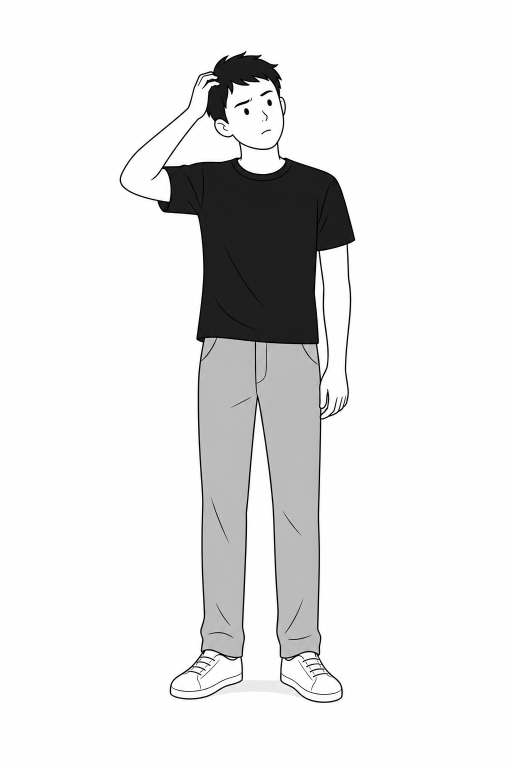
#> input picture skills/logic-animation-video/examples/rope-45/thinker.png, 1024 x 1536 px, found by its file name (shown at 1/2 size)
$ python -i render_rope_demo.py   (imports and definitions only)
#> lines starting #> are read from the running program, lines starting #| are printed output that depends on the picture; after the words box and inside, x2 and y2 are one past the last pixel; in counts of white or black regions, pixels touching at a corner belong together
import os, math, wave, subprocess, sys
from pathlib import Path
import numpy as np, cv2
from PIL import Image, ImageDraw, ImageFont
import imageio_ffmpeg
ROOT = Path(__file__).resolve().parents[1]
# [2 lines not run here, left out]
# [1 line that did not run here, left out]
DRAFT = '--draft' in sys.argv
S = .75 if DRAFT else 1.5
W,H,FPS = (960,540,15) if DRAFT else (1920,1080,30)
BG='#bdbdbd';INK='#252525';GRAY='#787878';GOLD='#f7ca54';RED='#a94849';WHITE='#f8f8f5'
FONTP=os.environ.get('CHINESE_FONT', '/usr/share/fonts/opentype/noto/NotoSansCJK-Regular.ttc')
BOLDP=os.environ.get('CHINESE_FONT_BOLD', '/usr/share/fonts/opentype/noto/NotoSansCJK-Bold.ttc')
# [3 lines not run here, left out]
fonts={}
# [4 lines left out: function ft, not called in this run]
def scale_xy(xy):
 if isinstance(xy[0],(tuple,list,np.ndarray)):return [(round(x*S),round(y*S)) for x,y in xy]
 return tuple(round(v*S) for v in xy)
class Draw:
 def __init__(self,im):self.d=ImageDraw.Draw(im)
 def line(self,xy,fill=INK,width=2):self.d.line(scale_xy(xy),fill=fill,width=max(1,round(width*S)),joint='curve')
 def ellipse(self,xy,fill=None,outline=None,width=2):self.d.ellipse(scale_xy(xy),fill=fill,outline=outline,width=max(1,round(width*S)))
 def rectangle(self,xy,fill=None,outline=None,width=2):self.d.rectangle(scale_xy(xy),fill=fill,outline=outline,width=max(1,round(width*S)))
 def round(self,xy,r=10,fill=WHITE,outline=None,width=2):self.d.rounded_rectangle(scale_xy(xy),radius=round(r*S),fill=fill,outline=outline,width=max(1,round(width*S)))
 def polygon(self,xy,fill,outline=None):self.d.polygon(scale_xy(xy),fill=fill,outline=outline,width=round(2*S))
 def arc(self,xy,a,b,fill=INK,width=2):self.d.arc(scale_xy(xy),a,b,fill=fill,width=round(width*S))
 def text(self,x,y,s,size=28,fill=INK,b=False,anchor='mm',stroke=0):self.d.text((round(x*S),round(y*S)),s,font=ft(size,b),fill=fill,anchor=anchor,stroke_width=round(stroke*S),stroke_fill='#646464')
def ease(x):x=max(0,min(1,x));return x*x*(3-2*x)
def mix(a,b,x):return a+(b-a)*ease(x)
def clamp(x):return max(0,min(1,x))
def extract(path):
#> called with path = 'thinker.png'
 im=Image.open(path).convert('RGB');a=np.array(im);mask=np.uint8(a.min(axis=2)<211)*255
#> in extract, im is the input picture: PIL image 1024x1536 RGB; mean R, G, B 231.3, 231.1, 231.3
#> after `mask = np.uint8(a.min(axis=2) < 211) * 255`:
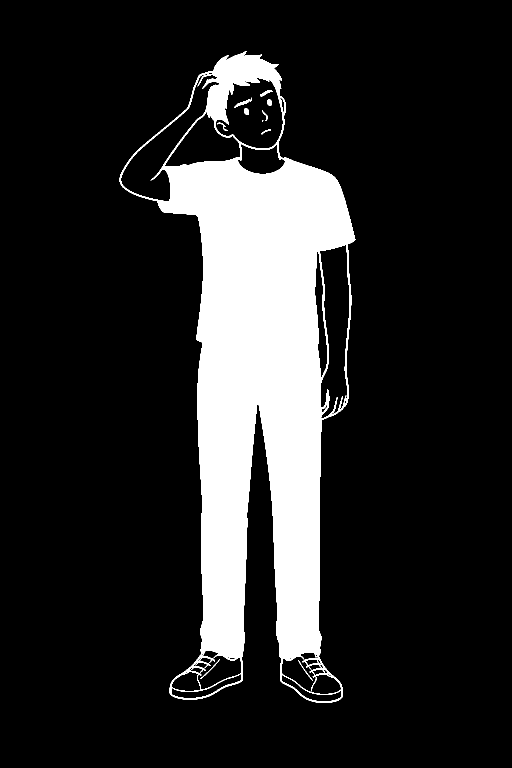
#> mask: shape (1536, 1024) (shown at 1/2 size); 15.5% white; 12 white regions (2 under 20 px)
 cs,_=cv2.findContours(mask,cv2.RETR_EXTERNAL,cv2.CHAIN_APPROX_SIMPLE);mask[:]=0;cv2.drawContours(mask,[max(cs,key=cv2.contourArea)],-1,255,-1)
#> after `cs, _ = cv2.findContours(mask, cv2.RETR_EXTERNAL, cv2.CHAIN_APPROX_SIM`: cs = 1 contour; box (x1, y1, x2, y2) and area: (239, 102, 711, 1406) 312238
#> after `mask[:] = 0`: mask: shape (1536, 1024); 15.52% of pixels changed, all inside (x1, y1, x2, y2) = (239, 102, 711, 1406)
#> after `cv2.drawContours(mask, [max(cs, key=cv2.contourArea)], -1, 255, -1)`:
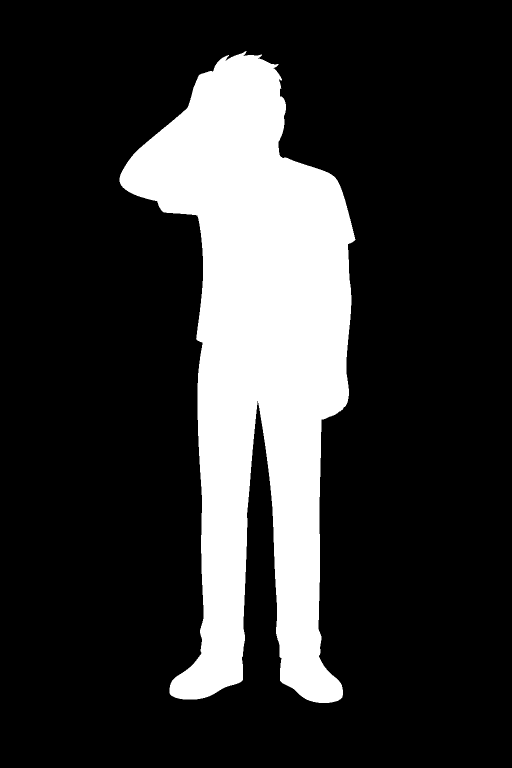
#> mask: shape (1536, 1024) (shown at 1/2 size); 20% white; 1 white region, box (x1, y1, x2, y2) and area: (239, 102, 711, 1406) 314418
 im=im.convert('RGBA');im.putalpha(Image.fromarray(mask));return im.crop(im.getbbox())
#> after `return im.crop(im.getbbox())`:
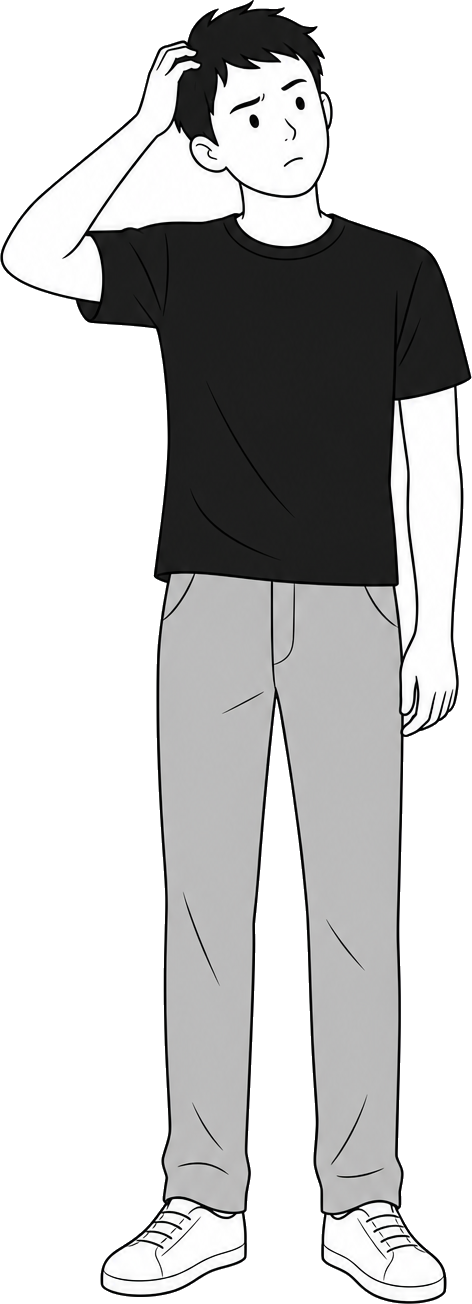
#> returned value: PIL image 472x1304 RGBA; mean R, G, B, A 195.6, 195.5, 195.6, 130.3; transparent parts drawn white
characters={'think':extract('thinker.png'),'explain':extract('character.png')};sprites={}
#> call 2 of extract, with path = 'character.png'
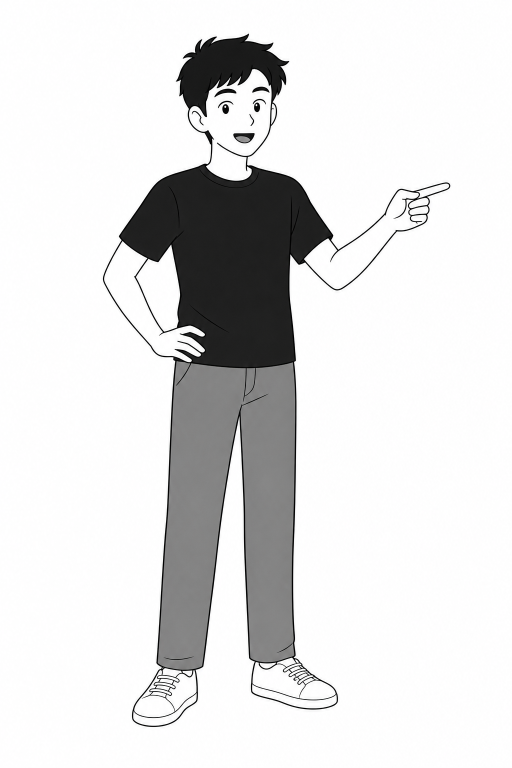
#> input picture skills/logic-animation-video/examples/rope-45/character.png, 1024 x 1536 px, found by its file name (shown at 1/2 size)
#> in extract, im is the input picture: PIL image 1024x1536 RGB; mean R, G, B 223.8, 223.7, 223.8
#> in extract (call 2), `mask = np.uint8(a.min(axis=2) < 211) * 255`:
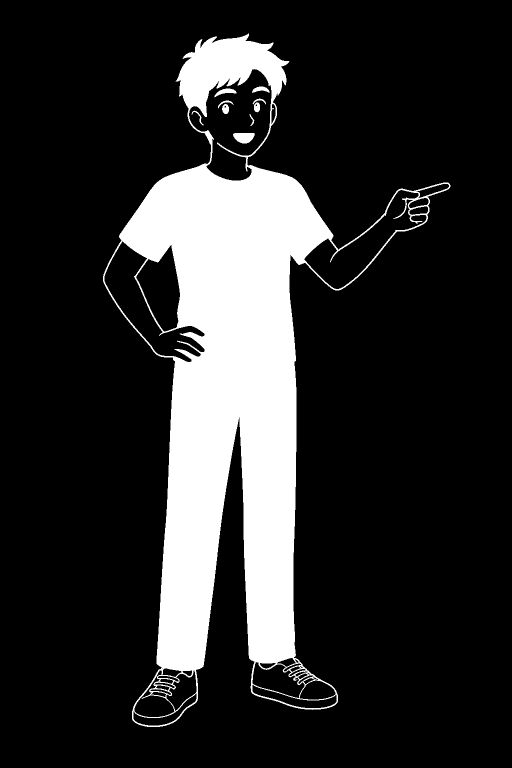
#> mask: shape (1536, 1024) (shown at 1/2 size); 17.2% white; 10 white regions
#> in extract (call 2), `cs, _ = cv2.findContours(mask, cv2.RETR_EXTERNAL, cv2.CHAIN_APPROX_SIM`: cs = 1 contour; box (x1, y1, x2, y2) and area: (206, 67, 901, 1454) 345976
#> in extract (call 2), `cv2.drawContours(mask, [max(cs, key=cv2.contourArea)], -1, 255, -1)`:
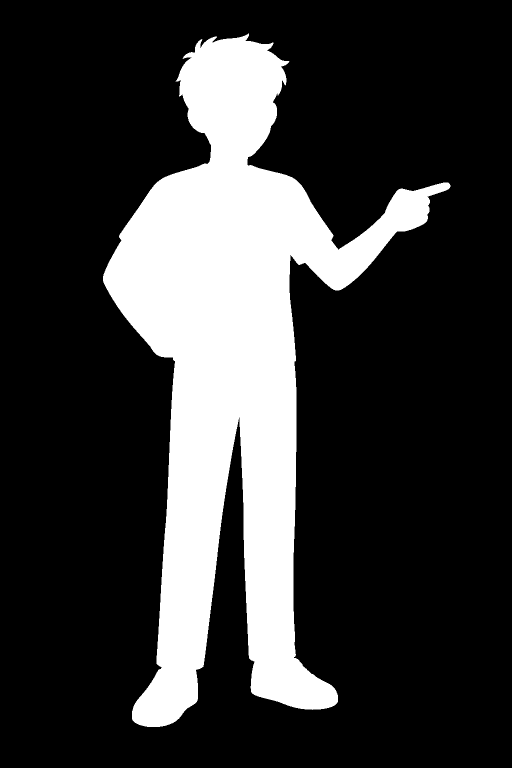
#> mask: shape (1536, 1024) (shown at 1/2 size); 22.2% white; 1 white region, box (x1, y1, x2, y2) and area: (206, 67, 901, 1454) 348619
#> in extract (call 2), `return im.crop(im.getbbox())`:
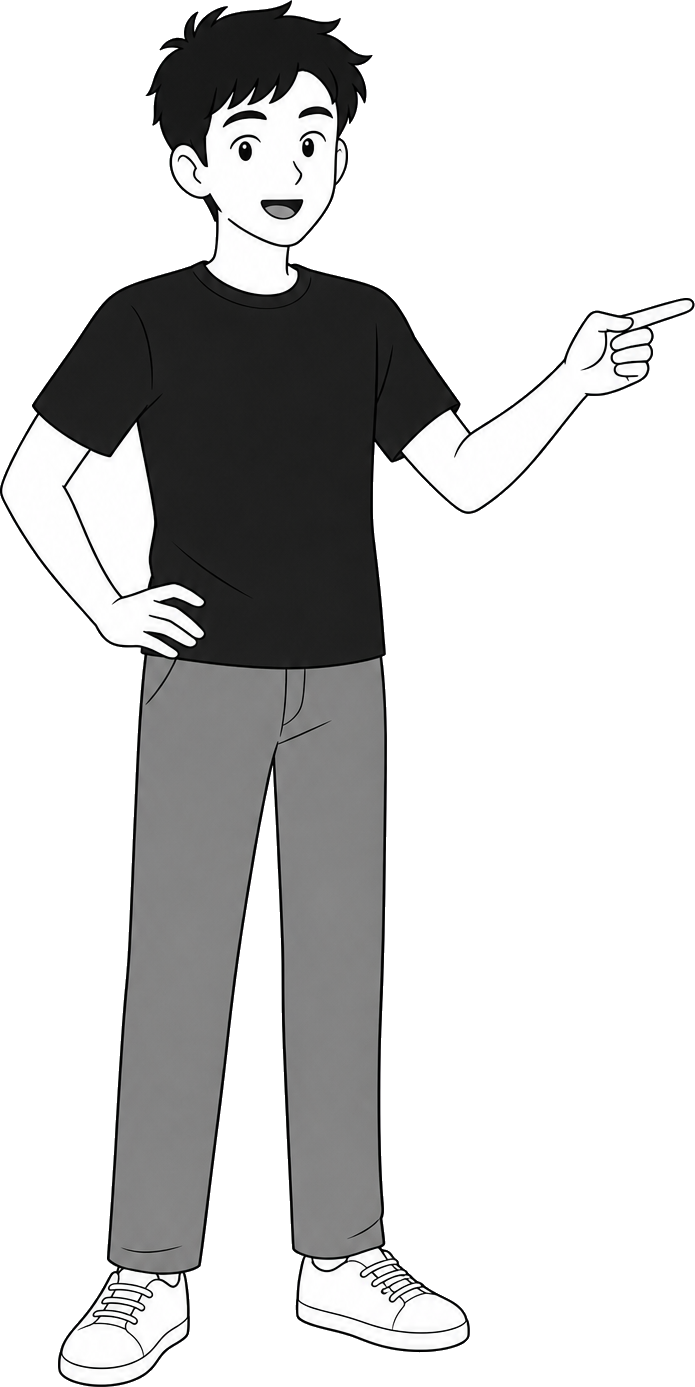
#> returned value: PIL image 695x1387 RGBA; mean R, G, B, A 204.7, 204.5, 204.6, 92.2; transparent parts drawn white
# [11 lines left out: function person, not called in this run]
def arrow(d,x1,y1,x2,y2,color=INK,width=2):
 d.line([(x1,y1),(x2,y2)],color,width);ang=math.atan2(y2-y1,x2-x1)
 d.polygon([(x2,y2),(x2-10*math.cos(ang-.42),y2-10*math.sin(ang-.42)),(x2-10*math.cos(ang+.42),y2-10*math.sin(ang+.42))],color)
def cross(d,x,y,r=15):d.line([(x-r,y-r),(x+r,y+r)],RED,6);d.line([(x-r,y+r),(x+r,y-r)],RED,6)
def check(d,x,y):d.line([(x-10,y),(x-2,y+8),(x+14,y-11)],'#46634e',4)
def heading(d,a,b=''):
 d.text(640,77,a,35,b=True)
 if b:d.text(640,128,b,21,GRAY)
# [23 lines left out: functions bubble, clock, flame, lighter, not called in this run]
MODELS=[([0,.25,.5,.75,1],[0,6,15,45,60]),([0,.2,.4,.65,.85,1],[0,18,22,50,54,60])]
def front(minutes,model=0):
 xs,ts=MODELS[model];return float(np.interp(minutes,ts,xs))
def rope_path(x0,x1,y,n=100):
 return [(x0+(x1-x0)*i/(n-1),y+5*math.sin(i/(n-1)*math.tau)+2*math.sin(i/(n-1)*math.tau*3)) for i in range(n)]
# [34 lines left out: functions draw_fiber, rope, timeline, table, not called in this run]

# The 8 narration sections are paced to roughly two minutes, with a short thinking pause.
RATE=1.18;SR=24000
script=[
 ['给你两根绳子，和一个打火机','每根绳子，从一头点燃','都需要六十分钟才能烧完','没有钟表，也不能数秒','你能不能只靠这两根绳子','准确计时四十五分钟？'],
 ['先别急着把绳子分成四段','最坑的条件来了：它们燃烧得并不均匀','有的地方烧得快，有的地方烧得慢','看起来同样长的两段','燃烧时间，可能完全不同'],
 ['所以，烧掉四分之三的长度','不一定是四十五分钟','把绳子对折，找个中点，也没有用','长度不能当时间用','题目唯一保证的是','每根绳子完整烧完，总共六十分钟'],
 ['不过，题目允许你同时点燃两头','也允许在一根烧完的瞬间，去点另一根','所有操作，都视为瞬间完成','线索就在这里','既然一头点燃要六十分钟','两头一起点，会发生什么？'],
 ['答案是三十分钟','注意，两团火不一定在绳子的正中间相遇','但不管哪里快，哪里慢','它们从两端同时烧','都会在三十分钟时烧完','现在，试着把这三十分钟用起来'],
 ['开始时，同时做两件事','第一根，两头都点燃','第二根，只点燃一头','等第一根完全烧尽','你就知道，三十分钟到了','这一刻，第二根也已经烧了三十分钟'],
 ['马上点燃第二根的另一头','它剩下的部分，如果只从一头继续烧','还需要三十分钟','现在两头一起烧，就只需要十五分钟','等第二根烧尽','总时间就是三十加十五','恰好四十五分钟'],
 ['这道题的关键，不是把长度平均分','而是把剩余的燃烧时间减半','再看一遍','第一根双头，第二根单头','第一根烧完，再点第二根另一头','两根绳子，四十五分钟','你最开始，也想过对折吗？']]
starts=[];dur=[];audios=[];pcm=[np.zeros(int(.4*SR),np.int16)];pos=.4
# [6 lines not run here, left out]
rng=np.random.default_rng(42)
# [6 lines left out: function sound, not called in this run]
# [5 lines not run here, left out]
# Snap estimated subtitle boundaries toward nearby low-energy speech pauses.
cues=[]
# [11 lines not run here, left out]
def ts(t):
 x=round(t*1000);return f'{x//3600000:02}:{x//60000%60:02}:{x//1000%60:02},{x%1000:03}'
# [2 lines not run here, left out]

# [161 lines left out: function render, not called in this run]

# [5 lines not run here, left out]
# A visual storyboard is retained for edits, but the deliverable is the finished video.
contact=Image.new('RGB',(1280,1440),'white')
#> contact: PIL image 1280x1440 RGB; every value is 255
# [5 lines not run here, left out]
import sys
# [3 lines not run here, left out]
output=str(ROOT / 'deliverables' / ('rope-45-draft.mp4' if DRAFT else 'rope-45-1080p.mp4'))
# [1 line that did not run here, left out]
# [8 lines not run here, left out]

>>> result = extract('../examples/rope-45/character.png')
